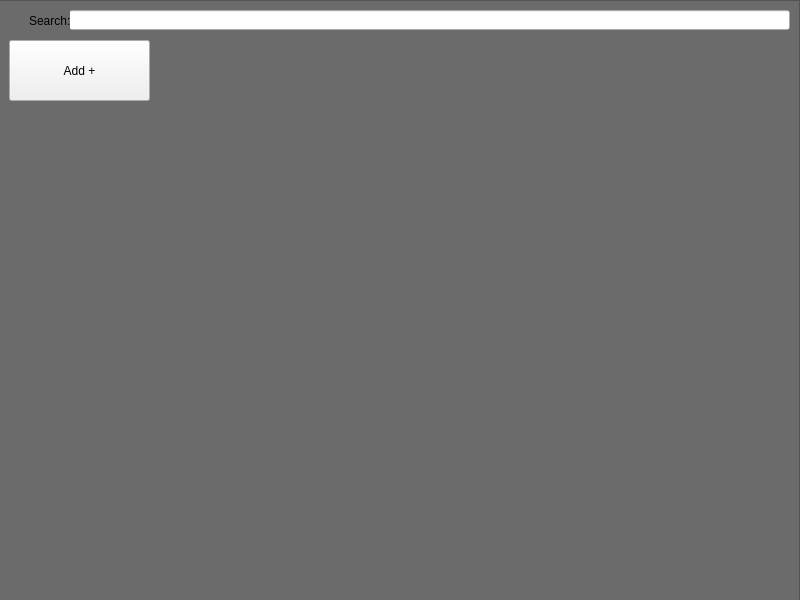
<?xml version="1.0" encoding="UTF-8"?>
<ui version="4.0">
 <class>MainWindow</class>
 <widget class="QMainWindow" name="MainWindow">
  <property name="geometry">
   <rect>
    <x>0</x>
    <y>0</y>
    <width>800</width>
    <height>600</height>
   </rect>
  </property>
  <property name="windowTitle">
   <string>Manage Every Password</string>
  </property>
  <widget class="QWidget" name="centralwidget">
   <widget class="QFrame" name="frmPrimaryMain">
    <property name="geometry">
     <rect>
      <x>-1</x>
      <y>0</y>
      <width>801</width>
      <height>601</height>
     </rect>
    </property>
    <property name="styleSheet">
     <string notr="true">QFrame {
	background: rgb(107, 107, 107);
}</string>
    </property>
    <property name="frameShape">
     <enum>QFrame::StyledPanel</enum>
    </property>
    <property name="frameShadow">
     <enum>QFrame::Raised</enum>
    </property>
    <widget class="QPushButton" name="btnAddNew">
     <property name="geometry">
      <rect>
       <x>10</x>
       <y>40</y>
       <width>141</width>
       <height>61</height>
      </rect>
     </property>
     <property name="autoFillBackground">
      <bool>false</bool>
     </property>
     <property name="text">
      <string>Add +</string>
     </property>
    </widget>
    <widget class="QLineEdit" name="lineEdit">
     <property name="geometry">
      <rect>
       <x>70</x>
       <y>10</y>
       <width>721</width>
       <height>20</height>
      </rect>
     </property>
     <property name="text">
      <string/>
     </property>
    </widget>
    <widget class="QLabel" name="lblSearch">
     <property name="geometry">
      <rect>
       <x>30</x>
       <y>10</y>
       <width>41</width>
       <height>21</height>
      </rect>
     </property>
     <property name="text">
      <string>Search:</string>
     </property>
    </widget>
   </widget>
  </widget>
 </widget>
 <resources/>
 <connections/>
</ui>
